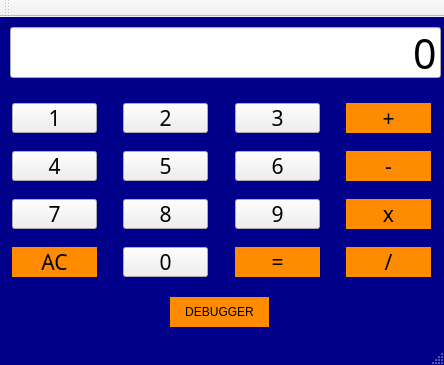
<?xml version="1.0" encoding="UTF-8"?>
<ui version="4.0">
 <class>Calculator</class>
 <widget class="QMainWindow" name="Calculator">
  <property name="geometry">
   <rect>
    <x>0</x>
    <y>0</y>
    <width>444</width>
    <height>365</height>
   </rect>
  </property>
  <property name="windowTitle">
   <string>Calculator</string>
  </property>
  <property name="styleSheet">
   <string notr="true">QMainWindow{
	background-color: #00008B;
}</string>
  </property>
  <widget class="QWidget" name="centralWidget">
   <widget class="QPushButton" name="pushButton">
    <property name="geometry">
     <rect>
      <x>170</x>
      <y>280</y>
      <width>99</width>
      <height>30</height>
     </rect>
    </property>
    <property name="styleSheet">
     <string notr="true">QPushButton{
	background-color: #FF8C00;
	border: 1px #808080;
	padding: 2px
}</string>
    </property>
    <property name="text">
     <string>DEBUGGER</string>
    </property>
   </widget>
   <widget class="QLineEdit" name="display">
    <property name="geometry">
     <rect>
      <x>10</x>
      <y>10</y>
      <width>431</width>
      <height>51</height>
     </rect>
    </property>
    <property name="font">
     <font>
      <family>Quicksand Medium</family>
      <pointsize>31</pointsize>
     </font>
    </property>
    <property name="text">
     <string>0</string>
    </property>
    <property name="alignment">
     <set>Qt::AlignRight|Qt::AlignTrailing|Qt::AlignVCenter</set>
    </property>
   </widget>
   <widget class="QPushButton" name="btn3">
    <property name="geometry">
     <rect>
      <x>235</x>
      <y>86</y>
      <width>85</width>
      <height>30</height>
     </rect>
    </property>
    <property name="font">
     <font>
      <family>Quicksand Medium</family>
      <pointsize>16</pointsize>
     </font>
    </property>
    <property name="text">
     <string>3</string>
    </property>
   </widget>
   <widget class="QPushButton" name="btn8">
    <property name="geometry">
     <rect>
      <x>123</x>
      <y>182</y>
      <width>85</width>
      <height>30</height>
     </rect>
    </property>
    <property name="font">
     <font>
      <family>Quicksand Medium</family>
      <pointsize>16</pointsize>
     </font>
    </property>
    <property name="text">
     <string>8</string>
    </property>
   </widget>
   <widget class="QPushButton" name="btn9">
    <property name="geometry">
     <rect>
      <x>235</x>
      <y>182</y>
      <width>85</width>
      <height>30</height>
     </rect>
    </property>
    <property name="font">
     <font>
      <family>Quicksand Medium</family>
      <pointsize>16</pointsize>
     </font>
    </property>
    <property name="text">
     <string>9</string>
    </property>
   </widget>
   <widget class="QPushButton" name="btn_mul">
    <property name="geometry">
     <rect>
      <x>346</x>
      <y>182</y>
      <width>85</width>
      <height>30</height>
     </rect>
    </property>
    <property name="font">
     <font>
      <family>Quicksand Medium</family>
      <pointsize>16</pointsize>
     </font>
    </property>
    <property name="styleSheet">
     <string notr="true">QPushButton{
	background-color: #FF8C00;
	border: 1px #808080;
	padding: 2px
}</string>
    </property>
    <property name="text">
     <string>x</string>
    </property>
   </widget>
   <widget class="QPushButton" name="btn2">
    <property name="geometry">
     <rect>
      <x>123</x>
      <y>86</y>
      <width>85</width>
      <height>30</height>
     </rect>
    </property>
    <property name="font">
     <font>
      <family>Quicksand Medium</family>
      <pointsize>16</pointsize>
     </font>
    </property>
    <property name="text">
     <string>2</string>
    </property>
   </widget>
   <widget class="QPushButton" name="AC">
    <property name="geometry">
     <rect>
      <x>12</x>
      <y>230</y>
      <width>85</width>
      <height>30</height>
     </rect>
    </property>
    <property name="font">
     <font>
      <family>Quicksand Medium</family>
      <pointsize>16</pointsize>
     </font>
    </property>
    <property name="styleSheet">
     <string notr="true">QPushButton{
	background-color: #FF8C00;
	border: 1px #808080;
	padding: 2px
}</string>
    </property>
    <property name="text">
     <string>AC</string>
    </property>
   </widget>
   <widget class="QPushButton" name="btn4">
    <property name="geometry">
     <rect>
      <x>12</x>
      <y>134</y>
      <width>85</width>
      <height>30</height>
     </rect>
    </property>
    <property name="font">
     <font>
      <family>Quicksand Medium</family>
      <pointsize>16</pointsize>
     </font>
    </property>
    <property name="text">
     <string>4</string>
    </property>
   </widget>
   <widget class="QPushButton" name="btn5">
    <property name="geometry">
     <rect>
      <x>123</x>
      <y>134</y>
      <width>85</width>
      <height>30</height>
     </rect>
    </property>
    <property name="font">
     <font>
      <family>Quicksand Medium</family>
      <pointsize>16</pointsize>
     </font>
    </property>
    <property name="text">
     <string>5</string>
    </property>
   </widget>
   <widget class="QPushButton" name="btn6">
    <property name="geometry">
     <rect>
      <x>235</x>
      <y>134</y>
      <width>85</width>
      <height>30</height>
     </rect>
    </property>
    <property name="font">
     <font>
      <family>Quicksand Medium</family>
      <pointsize>16</pointsize>
     </font>
    </property>
    <property name="text">
     <string>6</string>
    </property>
   </widget>
   <widget class="QPushButton" name="btn_div">
    <property name="geometry">
     <rect>
      <x>346</x>
      <y>230</y>
      <width>85</width>
      <height>30</height>
     </rect>
    </property>
    <property name="font">
     <font>
      <family>Quicksand Medium</family>
      <pointsize>16</pointsize>
     </font>
    </property>
    <property name="styleSheet">
     <string notr="true">QPushButton{
	background-color: #FF8C00;
	border: 1px #808080;
	padding: 2px
}</string>
    </property>
    <property name="text">
     <string>/</string>
    </property>
   </widget>
   <widget class="QPushButton" name="btn1">
    <property name="geometry">
     <rect>
      <x>12</x>
      <y>86</y>
      <width>85</width>
      <height>30</height>
     </rect>
    </property>
    <property name="font">
     <font>
      <family>Quicksand Medium</family>
      <pointsize>16</pointsize>
     </font>
    </property>
    <property name="text">
     <string>1</string>
    </property>
   </widget>
   <widget class="QPushButton" name="btn0">
    <property name="geometry">
     <rect>
      <x>123</x>
      <y>230</y>
      <width>85</width>
      <height>30</height>
     </rect>
    </property>
    <property name="font">
     <font>
      <family>Quicksand Medium</family>
      <pointsize>16</pointsize>
     </font>
    </property>
    <property name="text">
     <string>0</string>
    </property>
   </widget>
   <widget class="QPushButton" name="btn_equal">
    <property name="geometry">
     <rect>
      <x>235</x>
      <y>230</y>
      <width>85</width>
      <height>30</height>
     </rect>
    </property>
    <property name="font">
     <font>
      <family>Quicksand Medium</family>
      <pointsize>16</pointsize>
     </font>
    </property>
    <property name="styleSheet">
     <string notr="true">QPushButton{
	background-color: #FF8C00;
	border: 1px #808080;
	padding: 2px
}</string>
    </property>
    <property name="text">
     <string>=</string>
    </property>
   </widget>
   <widget class="QPushButton" name="btn_sub">
    <property name="geometry">
     <rect>
      <x>346</x>
      <y>134</y>
      <width>85</width>
      <height>30</height>
     </rect>
    </property>
    <property name="font">
     <font>
      <family>Quicksand Medium</family>
      <pointsize>16</pointsize>
     </font>
    </property>
    <property name="styleSheet">
     <string notr="true">QPushButton{
	background-color: #FF8C00;
	border: 1px #808080;
	padding: 2px
}</string>
    </property>
    <property name="text">
     <string>-</string>
    </property>
   </widget>
   <widget class="QPushButton" name="btn7">
    <property name="geometry">
     <rect>
      <x>12</x>
      <y>182</y>
      <width>85</width>
      <height>30</height>
     </rect>
    </property>
    <property name="font">
     <font>
      <family>Quicksand Medium</family>
      <pointsize>16</pointsize>
     </font>
    </property>
    <property name="text">
     <string>7</string>
    </property>
   </widget>
   <widget class="QPushButton" name="btn_add">
    <property name="geometry">
     <rect>
      <x>346</x>
      <y>86</y>
      <width>85</width>
      <height>30</height>
     </rect>
    </property>
    <property name="font">
     <font>
      <family>Quicksand Medium</family>
      <pointsize>16</pointsize>
     </font>
    </property>
    <property name="styleSheet">
     <string notr="true">QPushButton{
	background-color: #FF8C00;
	border: 1px #808080;
	padding: 2px
}</string>
    </property>
    <property name="text">
     <string>+</string>
    </property>
   </widget>
  </widget>
  <widget class="QMenuBar" name="menuBar">
   <property name="geometry">
    <rect>
     <x>0</x>
     <y>0</y>
     <width>444</width>
     <height>28</height>
    </rect>
   </property>
  </widget>
  <widget class="QToolBar" name="mainToolBar">
   <attribute name="toolBarArea">
    <enum>TopToolBarArea</enum>
   </attribute>
   <attribute name="toolBarBreak">
    <bool>false</bool>
   </attribute>
  </widget>
  <widget class="QStatusBar" name="statusBar"/>
 </widget>
 <layoutdefault spacing="6" margin="11"/>
 <resources/>
 <connections/>
</ui>
